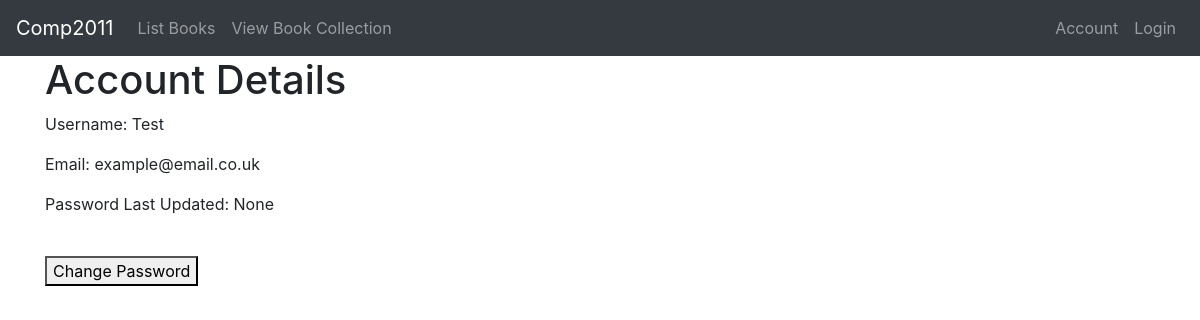
Page /account (signed in) on the committed database.
### app/models.py (models this page shows, shortened)
class User(db.Model):
    id = db.Column(db.Integer, primary_key=True)
    username = db.Column(db.String(32), index=True, unique=True)
    password = db.Column(db.String(64))
    password_last_update = db.Column(db.Date, default=date.today())
    email = db.Column(db.String(255), index=True, unique=True)
    authenticated = db.Column(db.Boolean, default=False)
    reviews = db.relationship('Review', backref='user', lazy='dynamic')
    owns = db.relationship('Book', secondary=owns, lazy='subquery', backref=db.backref('user', lazy=True))

### app/views.py (the view)
@app.route('/account')
@login_required
def Account():
    user = current_user
    return render_template("account.html",
                           title="Account",
                           user=user)

### app/views.py (called while the page is built)
@login_manager.user_loader
def user_loader(user_id):
    return models.User.query.filter_by(username=user_id).first()

### app/templates/account.html (shortened to what this page needs)
{% extends "base.html" %}
{% block content %}
  <h1>Account Details</h1>
  <p>Username: {{ user.username }}</p>
  <p>Email: {{ user.email }}</p>
  <p>Password Last Updated: {{ user.password_last_update }}</p><br>
  <form action="/update_password" method="get">
    <button type="submit">Change Password</button>
  </form>
  <br>
{% endblock %}

### rows in the picture
User: username "Test", email "example@email.co.uk", password_last_update "None"
